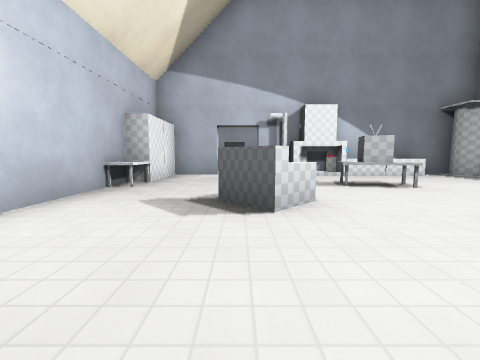
[1] (above)

17 first-person views from a walk through a Godot game level. The camera is 1.2 m above the floor, tilts 6° down and sees 90° across. The floor is counted in squares, 2 m on a side. Each view is taken from the middle of a square. On the plan, view 1 faces up. The plan holds only what a view shows up to about 9 squares ahead; the rest is blank. The place goes on beyond the plan. Door leaves are left out where a doorway can be walked through. Some surface patterns are stand-ins.

[2]
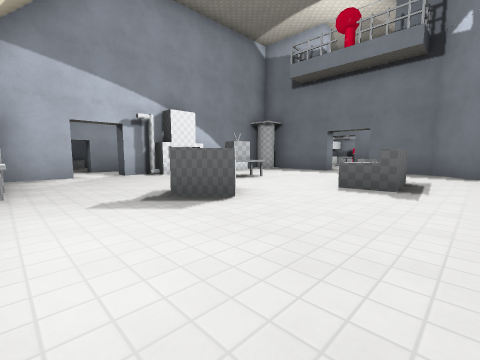

[3]
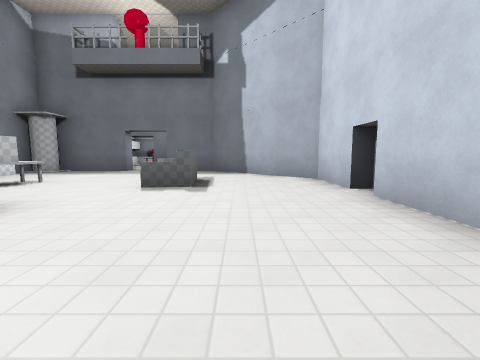

[4]
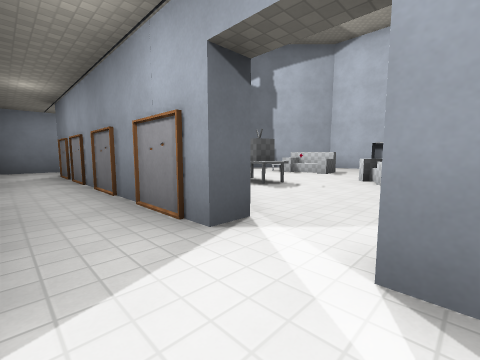

[5]
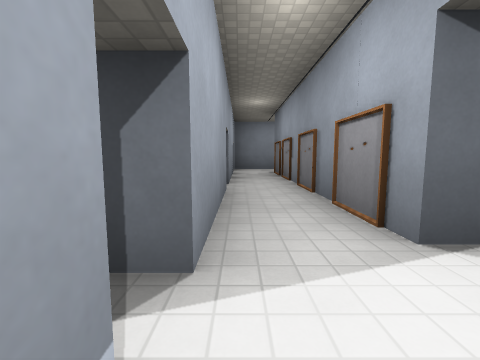

[6]
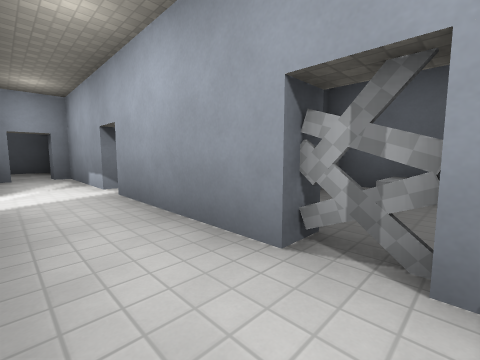

[7]
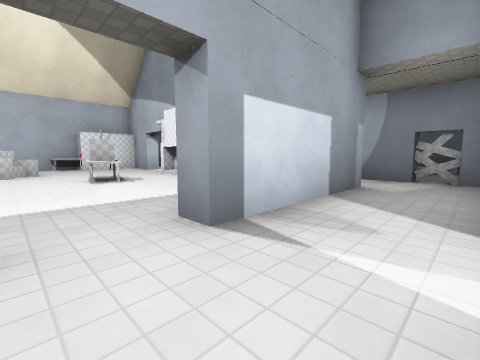

[8]
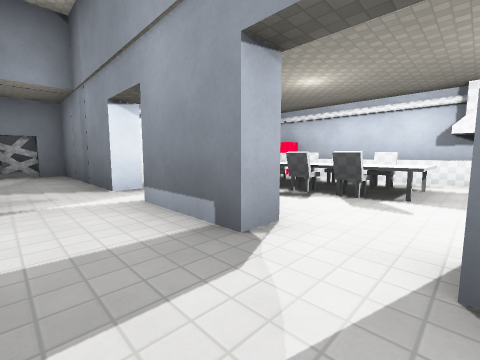

[9]
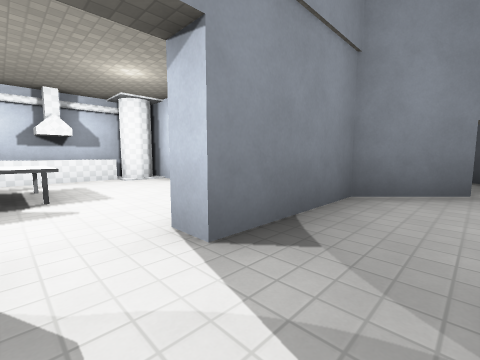

[10]
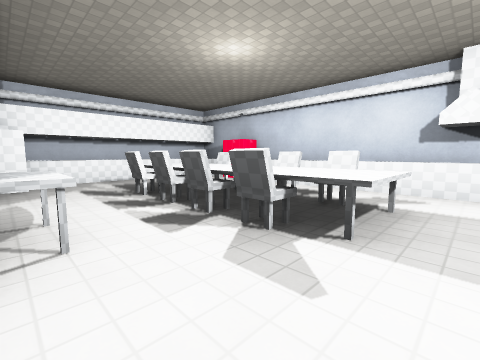

[11]
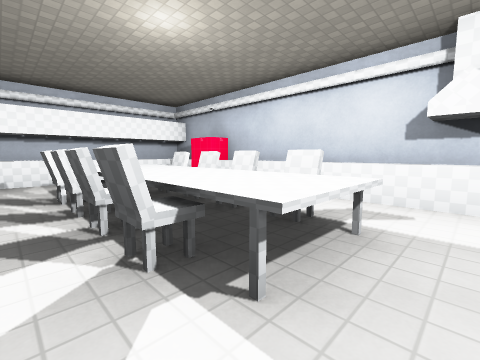

[12]
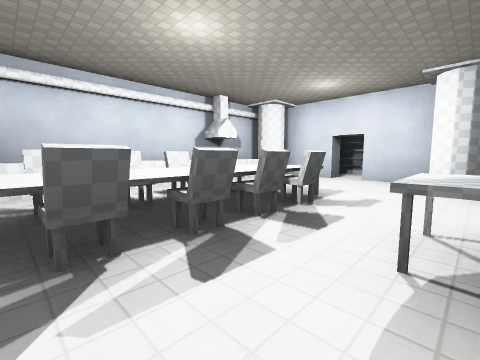

[13]
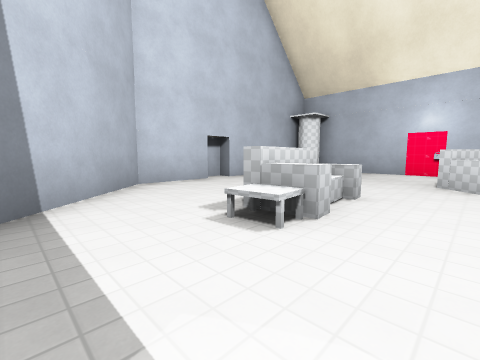

[14]
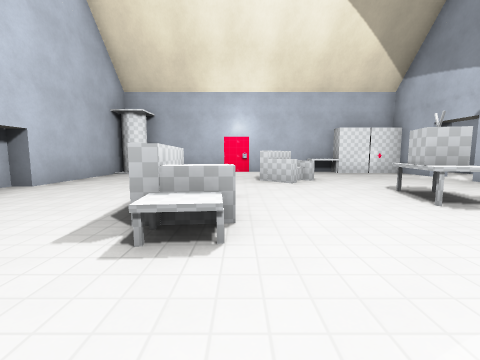

[15]
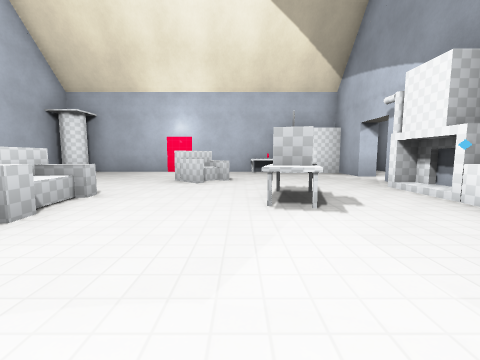

[16]
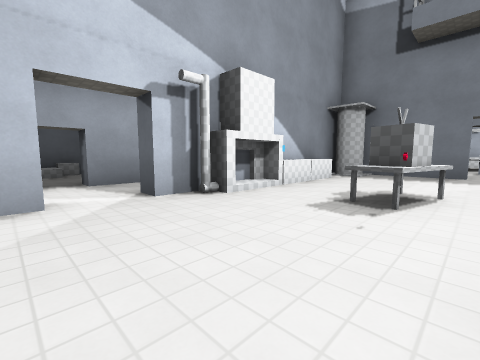

[17]
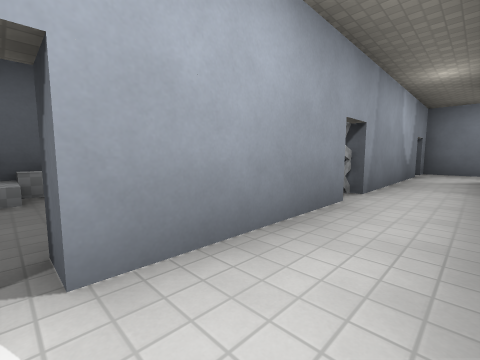

### Floor plan
Key: @ floor where view 1 was taken; # wall or solid block; . floor; D open door; = window, fence, low wall or low ledge; ^ raised ledge; S sofa; P painting; O other object.
Columns run from 4 left of view 1 to 15 right of it. Each row starts with its distance up from view 1.
 12     =#
 11     .# ..
 10  ###D##DD###DD
  9 DD..D..DD...DD#
  8 DD##.##P.P.PDD####
  7   #..#DD^^##..######
  6   #........#..#....#
  5  #^...O#...#....^^.#
  4  #............#.^^.#
  3  #..^=........#.^^.#
  2  #.....SS..#....^^.#
  1  #.....SS. #.#.....#
  0  #..@.... # .##....#
 -1  ##..... ## ..##DD##
 -2   ####.###  ###
 -3      ###

Where each view was taken, in squares from view 1:
view 1: 0 up, 0 right, facing up
view 2: 0 up, 2 left, facing up-right
view 3: 0 up, 2 left, facing right
view 4: 9 up, 1 left, facing down-right
view 5: 9 up, 1 left, facing right
view 6: 8 up, 4 right, facing up-left
view 7: 3 up, 9 right, facing up-left
view 8: 1 up, 8 right, facing up-right
view 9: 2 up, 8 right, facing down-right
view 10: 1 up, 10 right, facing up-right
view 11: 1 up, 11 right, facing up-right
view 12: 5 up, 10 right, facing down-right
view 13: 3 up, 6 right, facing down-left
view 14: 2 up, 6 right, facing left
view 15: 4 up, 6 right, facing left
view 16: 4 up, 1 left, facing up-right
view 17: 8 up, 0 right, facing up-right
